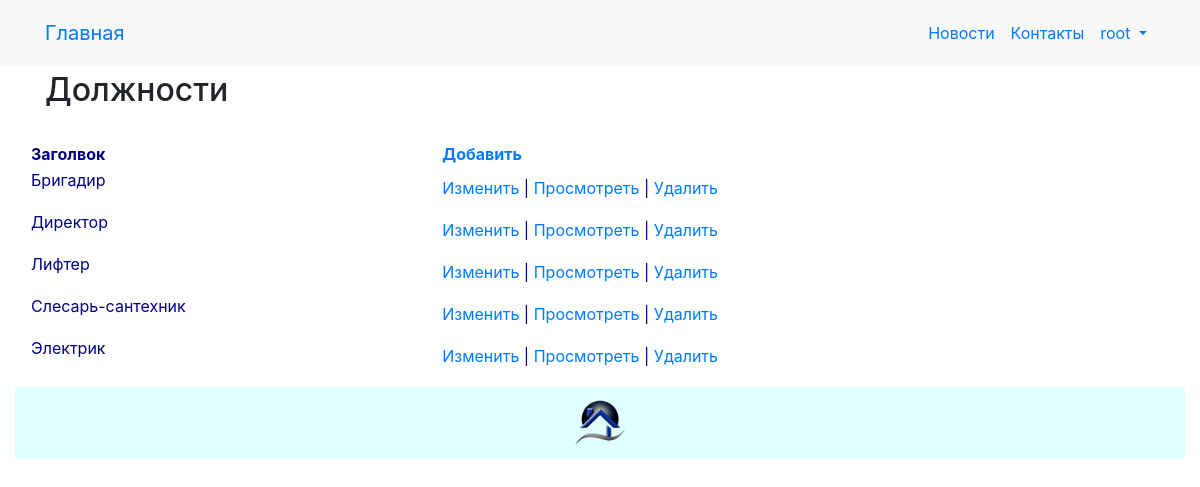
The page /position/index/ (signed in) on the database its author committed.
### orlov/models.py (models this page shows, shortened)
class Position(models.Model):
    title = models.CharField(_('position_title'), unique=True, max_length=64)
    class Meta:
        db_table = 'position'
        indexes = [
            models.Index(fields=['title']),
        ]
        ordering = ['title']

### orlov/views.py (the view)
# urls.py: path('position/index/', views.position_index, name='position_index'),
@login_required
@group_required("Managers")
def position_index(request):
    position = Position.objects.all().order_by('title')
    return render(request, "position/index.html", {"position": position})

### orlov/views.py (called while the page is built)
def group_required(*group_names):
    def in_groups(u):
        if u.is_authenticated:
            if bool(u.groups.filter(name__in=group_names)) | u.is_superuser:
                return True
        return False
    return user_passes_test(in_groups, login_url='403')

### templates/position/index.html (shortened to what this page needs)
{% extends "base.html" %}
{% load i18n %}
{% block content %}
<h2>{% trans "positions" %}</h2>
<br>
{% if position.count > 0 %}
<div class="row">
	<table id="myTable" class="cell-border hover stripe" style="width:100%">
		<thead>
			<tr>
				<th>{% trans "title" %}</th>
				<th><a href="{% url 'position_create'%}">{% trans "Add" %}</a></th>
			</tr>
		</thead>
		<tbody>
			{% for n in position %}
			<tr>
				<td>
					<p>{{ n.title }}</p>
				</td>
				<td>
					<a href="{% url 'position_edit' n.id %}">{% trans "Change" %}</a> |
					<a href="{% url 'position_read' n.id %}">{% trans "View" %}</a> |
					<a onclick="return confirm('Удалить запись?')" href="{% url 'position_delete' n.id %}">{% trans "Delete" %}</a>
				</td>
			</tr>
			{% endfor %}
		</tbody>
	</table>
</div>
{% else %}
<a href="{% url 'position_create'%}">{% trans "Add" %}</a>
{% endif %}
{% endblock content %}

### templates/base.html (shortened to what this page needs)
<!DOCTYPE html>
{% load static %}
{% load i18n %}
<html>
<head>
	<link rel="stylesheet" href="{% static 'css/styles.css' %}" />
	<link rel="stylesheet" href="https://maxcdn.bootstrapcdn.com/bootstrap/4.0.0/css/bootstrap.min.css">
	<link rel="stylesheet" href="{% static 'css/choosen.css' %}" />
</head>
	<nav class="navbar navbar-expand-sm bg-light">
		<div class="container">
			<a class="navbar-brand" href="{{ HTTP_HOST }}/">{% trans "Home" %}</a>
			<div class="collapse navbar-collapse" id="mainMenu">
				<ul class="navbar-nav ml-auto">
					<li class="nav-item">
						<a class="nav-link" href="{% url 'news_list' %}">{% trans "newss" %}</a>
					</li>
					<li class="nav-item">
						<a class="nav-link" href="{% url 'contact' %}">{% trans "contacts" %}</a>
					</li>
					{% if user.is_authenticated %}
						<li class="nav-item dropdown">
							<a class="nav-link dropdown-toggle" href="#" id="userMenu" data-toggle="dropdown" aria-haspopup="true" aria-expanded="false">
							{{ user.username }}
							</a>
						</li>
					{% else %}
						<form class="form-inline ml-auto">
							<a href="{% url 'login' %}" class="btn btn-outline-secondary">{% trans "Log In" %}</a>
							<a href="{% url 'signup' %}" class="btn btn-primary ml-2">{% trans "Sign up" %}</a>
						</form>
					{% endif %}
						{% get_current_language as LANGUAGE_CODE %}
						{% get_available_languages as LANGUAGES %}
						{% get_language_info_list for LANGUAGES as languages %}
				</ul>
			</div>
		</div>
	</nav>
<body>
	<div class="container">
		{% block content%}{% endblock content %}
	</div>
</body>
<footer class="container-fluid text-center bg-lightgray">
	<div class="copyrights">
		<img src="{% static 'images/logo.png' %}" alt="logo" style="height:72px; width: 72px; padding: 10px;">
	</div>
</footer>
<link rel="stylesheet" href="https://cdn.datatables.net/1.11.2/css/jquery.dataTables.min.css">
</html>

### static/css/styles.css (style rules this page uses)
body { font-family: Geneva, Arial, Helvetica, sans-serif; }
.container { padding: 5px; }
.container-fluid { padding: 5px; }
p, ul,li, label { color: navy; }
h1, h2, h3, h4, h5, h6 { color: navy; }
.copyrights { background-color: lightcyan; }
table { color: navy; }
#footer h1, p, ul,li { color: navy; }

### rows shown on the page
Position: title "Бригадир"
Position: title "Директор"
Position: title "Лифтер"
Position: title "Слесарь-сантехник"
Position: title "Электрик"

### other values the page prints
{{ user.username }} "root"
